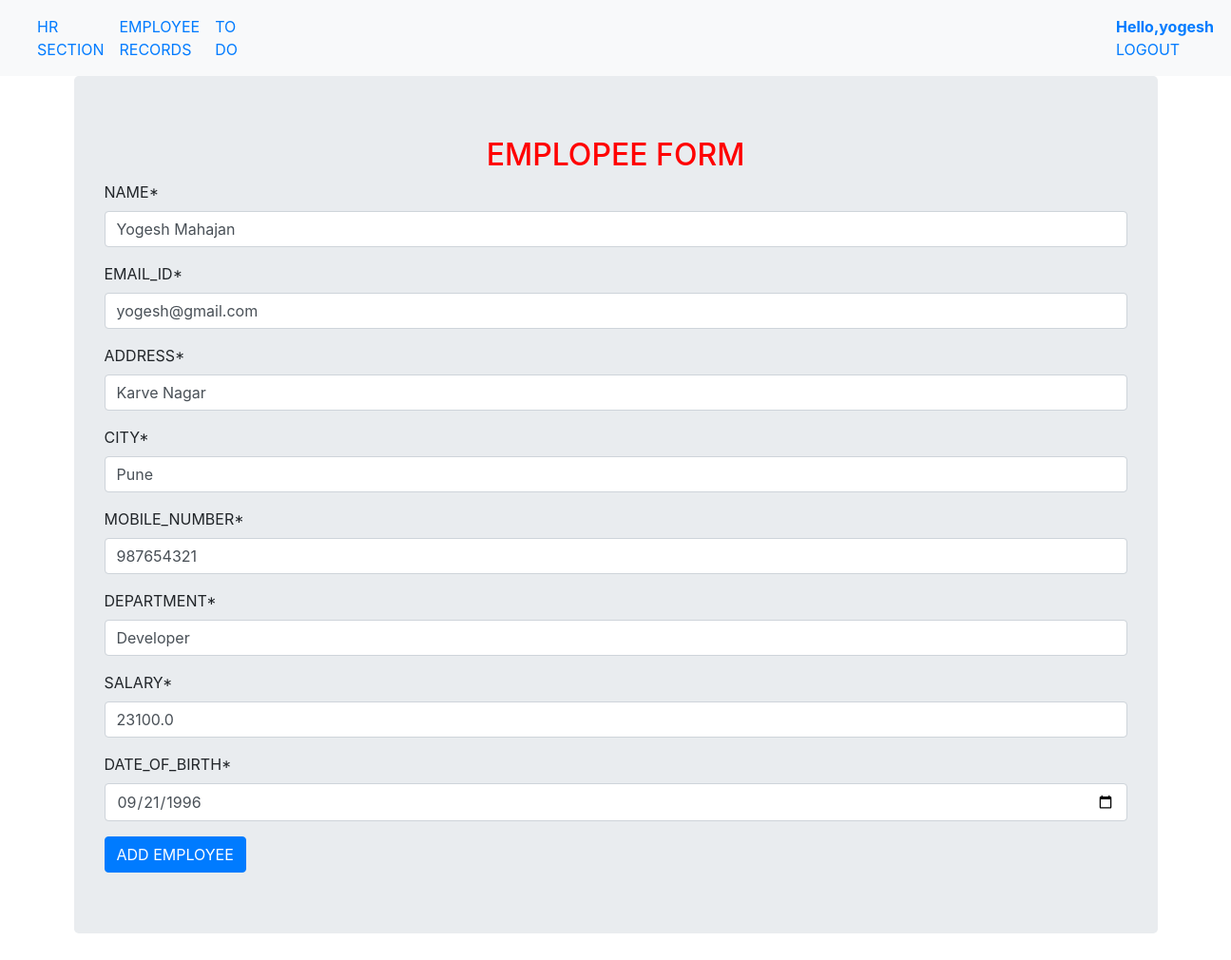
The app's page /emp/ue/7/ (signed in) with its own data.
### appdata/models.py (models this page shows, shortened)
class Employee(models.Model):
    name = models.CharField(max_length=100)
    mail = models.EmailField()
    addr = models.TextField()
    city = models.CharField(max_length=50)
    mob_no = models.CharField(max_length=12)
    department = models.CharField(max_length=50)
    sal = models.FloatField()
    dob = models.DateField()

### appdata/views.py (the view)
# urls.py: path('ue/<int:id>/', views.updateemployee, name='updateemployee_url'),
def updateemployee(request,id):
    obj = Employee.objects.get(id = id)
    form = EmployeeForm(instance=obj)
    template_name = 'appdata/employeeform.html'
    context = {'form': form}
    if request.method == "POST":
        form = EmployeeForm(request.POST, instance=obj)
        if form.is_valid():
            form.save()
            return redirect('showemployee_url')
    return render(request, template_name, context)

### templates/appdata/employeeform.html (shortened to what this page needs)
{% extends 'base.html' %}
{% load crispy_forms_tags %}
{% block content %}
<div class="container jumbotron">
    <h2 style="text-align:center; color:red"> EMPLOPEE FORM</h2>
    <form method="post">
        {{form|crispy}}
        <button type="submit" class="btn btn-primary">ADD EMPLOYEE</button>
    </form>
</div>
{% endblock %}

### templates/base.html (shortened to what this page needs)
<!DOCTYPE html>
<html lang="en">
<head>
    <link rel="stylesheet" href="https://cdn.jsdelivr.net/npm/bootstrap@4.0.0/dist/css/bootstrap.min.css">
</head>
<body>
    <nav class="navbar navbar-expand-lg bg-light">
        <div class="container-fluid">
          <div class="collapse navbar-collapse" id="navbarNav">
            <ul class="navbar-nav">
              {% if user.is_authenticated %}
              <li class="nav-item">
                <a class="nav-link active" aria-current="page" href="{% url 'employeeview_url' %}">HR SECTION</a>
              </li>
              <li class="nav-item">
                <a class="nav-link" href="{% url 'showemployee_url' %}">EMPLOYEE RECORDS</a>
              </li>
               <li class="nav-item">
                <a class="nav-link" href="{% url 'home_url' %}">TO DO</a>
              </li>
               <li class="nav-item">
                <a class="nav-link" href="#"></a>
              </li>
              <li class="nav-item">
                <a class="nav-link" href="{% url 'logout_url' %}" style="padding-left:900px;"><span><b>Hello,{{user.username}}</b></span> LOGOUT</a>
              </li>
             {% endif %}
            </ul>
          </div>
        </div>
      </nav>
    {% block content %}
    {% endblock %}
</body>
</html>

### records on screen
Employee: name "Yogesh Mahajan", mail "yogesh@gmail.com", addr "Karve Nagar", city "Pune", mob_no "987654321", department "Developer", sal "23100.0", dob "09/21/1996"

### other values on screen
{{ user.username }} "yogesh"
